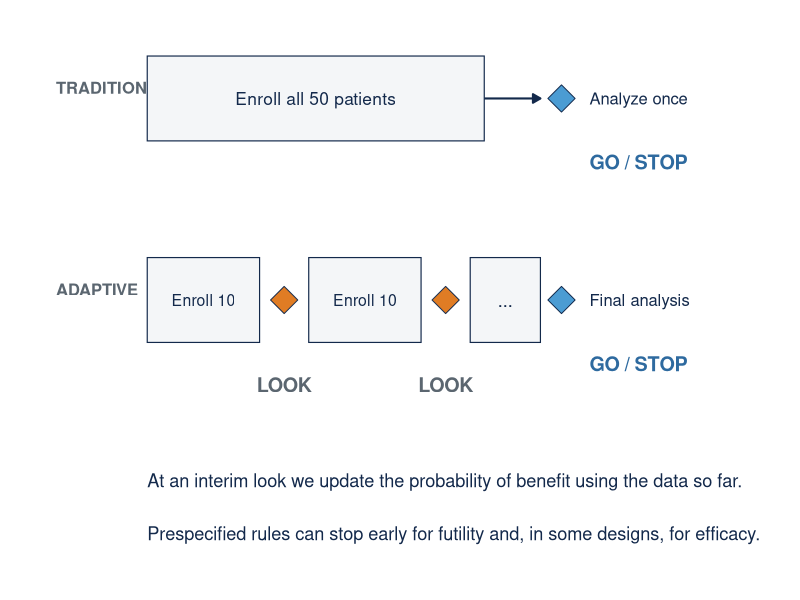
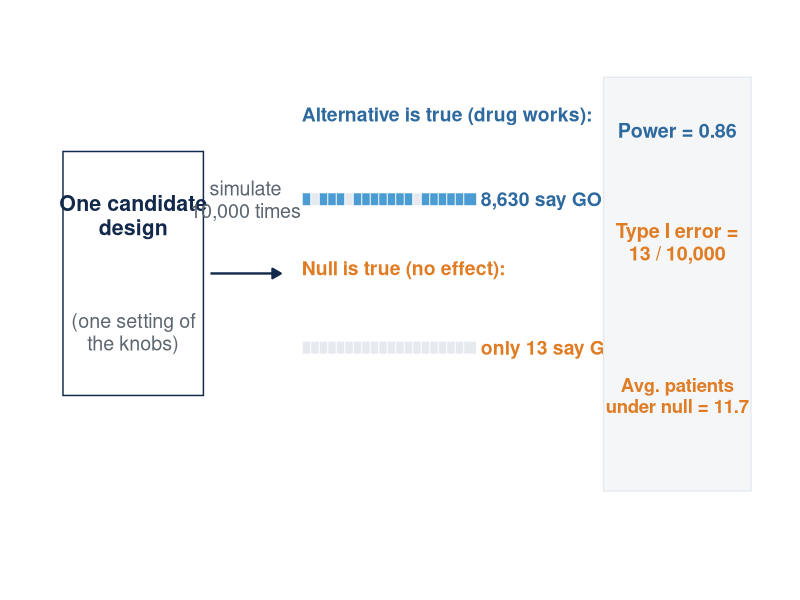
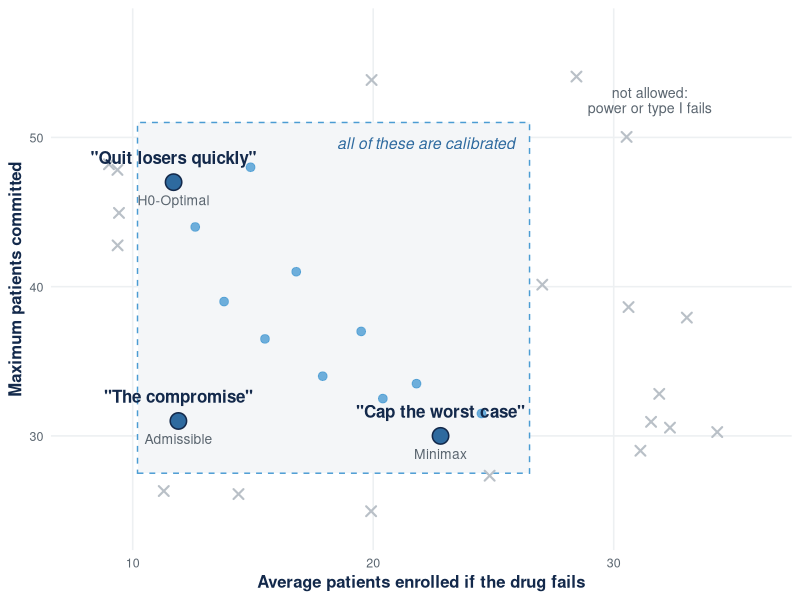

The R source for these figures, in order:
# make_fig_novice_visuals.R
# Three novice-scaffolding figures for the compmed BATON deck (trainee-review pass).
# 1. fig_fixed_vs_adaptive.png : side-by-side trial timelines (SCHEMATIC)
# 2. fig_tally_strip.png       : one design -> 10,000 draws -> behavior, using
#    Design 1's REAL verified numbers (cohortA_H0_fut: power 0.863, type I
#    0.0013, E0[N] 11.66 from philosophy_comparison_heritage.csv)
# 3. fig_frontier_novice.png   : constraints-vs-choice scatter; the three
#    labeled points are the REAL Scenario A designs; the background cloud is
#    illustrative (drawn to teach the region idea).
# Brand: navy #13294B, carolina #4B9CD3, deep #2E6A9F, graphite #5B6670,
# fog #F4F6F8, mist #E6EAEF; accent orange #E07C24 only for STOP marks.

dir.create("images", showWarnings = FALSE)
library(ggplot2)

navy <- "#13294B"; car <- "#4B9CD3"; deep <- "#2E6A9F"
graph <- "#5B6670"; fog <- "#F4F6F8"; mist <- "#E6EAEF"; orange <- "#E07C24"

th <- theme_void() + theme(plot.margin = margin(6, 10, 6, 10))

# ---------- 1. Fixed vs adaptive timeline ----------
lab <- function(x, y, l, size = 4.6, col = navy, face = "bold", hj = 0.5)
  annotate("text", x = x, y = y, label = l, size = size, colour = col,
           fontface = face, hjust = hj, lineheight = 0.95)

p1 <- ggplot() + xlim(0, 100) + ylim(0, 10) +
  # Row 1: traditional
  lab(1, 9.0, "TRADITIONAL", 4.2, graph, "bold", 0) +
  annotate("rect", xmin = 14, xmax = 62, ymin = 8.0, ymax = 9.6, fill = fog, colour = navy, linewidth = 0.4) +
  lab(38, 8.8, "Enroll all 50 patients", 4.4, navy, "plain") +
  annotate("segment", x = 62, xend = 70, y = 8.8, yend = 8.8, colour = navy,
           arrow = arrow(length = unit(0.22, "cm"), type = "closed"), linewidth = 0.7) +
  annotate("point", x = 73, y = 8.8, shape = 23, size = 7, fill = car, colour = navy) +
  lab(77, 8.8, "Analyze once", 4.2, navy, "plain", 0) +
  lab(77, 7.6, "GO / STOP", 5.0, deep, "bold", 0) +
  # Row 2: adaptive
  lab(1, 5.2, "ADAPTIVE", 4.2, graph, "bold", 0) +
  annotate("rect", xmin = 14, xmax = 30, ymin = 4.2, ymax = 5.8, fill = fog, colour = navy, linewidth = 0.4) +
  lab(22, 5.0, "Enroll 10", 4.0, navy, "plain") +
  annotate("point", x = 33.5, y = 5.0, shape = 23, size = 7, fill = orange, colour = navy) +
  lab(33.5, 3.4, "LOOK", 5.0, graph, "bold") +
  annotate("rect", xmin = 37, xmax = 53, ymin = 4.2, ymax = 5.8, fill = fog, colour = navy, linewidth = 0.4) +
  lab(45, 5.0, "Enroll 10", 4.0, navy, "plain") +
  annotate("point", x = 56.5, y = 5.0, shape = 23, size = 7, fill = orange, colour = navy) +
  lab(56.5, 3.4, "LOOK", 5.0, graph, "bold") +
  annotate("rect", xmin = 60, xmax = 70, ymin = 4.2, ymax = 5.8, fill = fog, colour = navy, linewidth = 0.4) +
  lab(65, 5.0, "...", 4.6, navy, "plain") +
  annotate("point", x = 73, y = 5.0, shape = 23, size = 7, fill = car, colour = navy) +
  lab(77, 5.0, "Final analysis", 4.2, navy, "plain", 0) +
  lab(77, 3.8, "GO / STOP", 5.0, deep, "bold", 0) +
  # LOOK legend
  lab(14, 1.6, "At an interim look we update the probability of benefit using the data so far.", 4.6, navy, "plain", 0) +
  lab(14, 0.6, "Prespecified rules can stop early for futility and, in some designs, for efficacy.", 4.6, navy, "plain", 0) +
  th
ggsave("images/fig_fixed_vs_adaptive.png", p1, width = 10.5, height = 3.4, dpi = 300, bg = "white")

# ---------- 2. One design -> 10,000 draws -> behavior ----------
set.seed(7)
mk_row <- function(y, p_go, n = 20) {
  go <- c(rep(TRUE, round(p_go * n)), rep(FALSE, n - round(p_go * n)))
  data.frame(x = seq(37, 60, length.out = n), y = y, go = sample(go))
}
r_works <- mk_row(6.9, 0.85)   # icon rows are illustrative samples;
r_fails <- mk_row(4.1, 0.0)    # the printed numbers are the real ones
p2 <- ggplot() + xlim(0, 100) + ylim(0, 10) +
  # design card
  annotate("rect", xmin = 2, xmax = 22, ymin = 3.2, ymax = 7.8, fill = "white", colour = navy, linewidth = 0.5) +
  lab(12, 6.6, "One candidate\ndesign", 5.4) +
  lab(12, 4.4, "(one setting of\nthe knobs)", 5.0, graph, "plain") +
  annotate("segment", x = 23, xend = 33, y = 5.5, yend = 5.5, colour = navy,
           arrow = arrow(length = unit(0.24, "cm"), type = "closed"), linewidth = 0.8) +
  lab(28, 6.9, "simulate\n10,000 times", 5.0, graph, "plain") +
  # icon rows
  lab(36, 8.5, "Alternative is true (drug works):", 4.9, deep, "bold", 0) +
  geom_point(data = r_works, aes(x, y), shape = 22, size = 4.6,
             fill = ifelse(r_works$go, car, mist), colour = "white") +
  lab(61.5, 6.9, "8,630 say GO", 4.9, deep, "bold", 0) +
  lab(36, 5.6, "Null is true (no effect):", 4.9, orange, "bold", 0) +
  geom_point(data = r_fails, aes(x, y), shape = 22, size = 4.6,
             fill = ifelse(r_fails$go, orange, mist), colour = "white") +
  lab(61.5, 4.1, "only 13 say GO", 4.9, orange, "bold", 0) +
  # gauges
  annotate("rect", xmin = 79, xmax = 100, ymin = 1.4, ymax = 9.2, fill = fog, colour = mist, linewidth = 0.5) +
  lab(89.5, 8.2, "Power = 0.86", 5.0, deep) +
  lab(89.5, 6.1, "Type I error =\n13 / 10,000", 5.0, orange) +
  lab(89.5, 3.2, "Avg. patients\nunder null = 11.7", 4.7, orange) +
    th
ggsave("images/fig_tally_strip.png", p2, width = 10.5, height = 3.1, dpi = 300, bg = "white")

# ---------- 3. Constraints vs choice (novice frontier) ----------
set.seed(11)
# illustrative infeasible cloud + feasible cloud; three REAL scenario A designs.
# The infeasible marks must all lie OUTSIDE the calibrated box [10.2,26.5]x[27.5,51].
inf <- data.frame(x = runif(60, 9, 35.5), y = runif(60, 24.5, 56))
inside <- inf$x > 10.2 & inf$x < 26.5 & inf$y > 27.5 & inf$y < 51
inf <- inf[!inside, ]
inf <- inf[seq_len(min(nrow(inf), 22)), ]
feas <- data.frame(x = c(12.6, 13.8, 15.5, 17.9, 20.4, 14.9, 16.8, 19.5, 24.5, 21.8),
                   y = c(44, 39, 36.5, 34, 32.5, 48, 41, 37, 31.5, 33.5))
real <- data.frame(x = c(11.7, 11.9, 22.8), y = c(47, 31, 30),
                   nick = c('"Quit losers quickly"', '"The compromise"', '"Cap the worst case"'),
                   formal = c("H0-Optimal", "Admissible", "Minimax"))
p3 <- ggplot() +
  annotate("rect", xmin = 10.2, xmax = 26.5, ymin = 27.5, ymax = 51, fill = fog, colour = car, linewidth = 0.5, linetype = "dashed") +
  annotate("text", x = 25.9, y = 49.6, label = "all of these are calibrated", size = 4.0,
           colour = deep, fontface = "italic", hjust = 1) +
  geom_point(data = inf, aes(x, y), shape = 4, size = 2.6, colour = "#B9C0C7", stroke = 1.1) +
  annotate("text", x = 31.5, y = 52.5, label = "not allowed:\npower or type I fails", size = 3.6,
           colour = graph, lineheight = 0.9) +
  geom_point(data = feas, aes(x, y), size = 2.6, colour = car, alpha = 0.8) +
  geom_point(data = real, aes(x, y), size = 5, shape = 21, fill = deep, colour = navy, stroke = 0.8) +
  geom_text(data = real, aes(x, y, label = nick), size = 4.3, fontface = "bold",
            colour = navy, vjust = -1.4) +
  geom_text(data = real, aes(x, y, label = formal), size = 3.5, colour = graph, vjust = 2.3) +
  scale_x_continuous(limits = c(8, 36)) + scale_y_continuous(limits = c(24, 57)) +
  labs(x = "Average patients enrolled if the drug fails",
       y = "Maximum patients committed") +
  theme_minimal(base_size = 12) +
  theme(panel.grid.minor = element_blank(), panel.grid.major = element_line(colour = "#EDF0F2"),
        axis.title = element_text(size = 12, face = "bold", colour = navy),
        axis.text = element_text(size = 9, colour = graph))
ggsave("images/fig_frontier_novice.png", p3, width = 8.6, height = 4.7, dpi = 300, bg = "white")
cat("three figures written\n")
